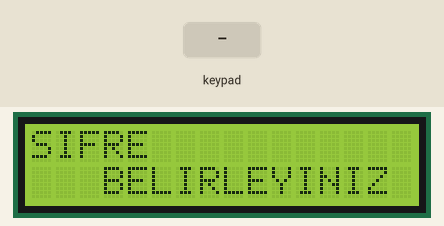
Recording of a sketch running on a simulated Arduino Uno, built with avr-gcc and run on an emulated ATmega328P. On the bench: 16×2 character LCD. The inputs (shaded band) are chosen by the test bench. EEPROM starts erased.

Above: at 3.6 s.
4.7 s: keypad keys 3 2 1 0 # pressed 0.4 s apart
At 7.0 s:
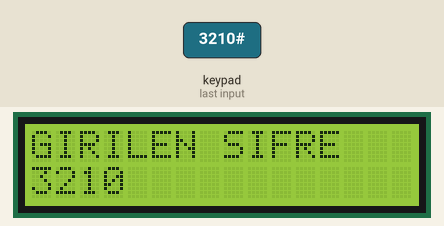
9.7 s: key '*' pressed
At 12.4 s:
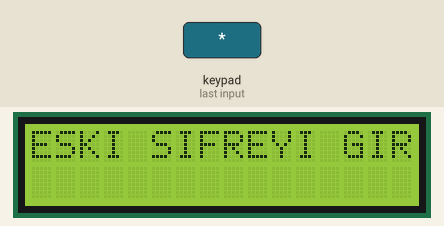
12.7 s: keypad keys 3 2 1 0 pressed 0.4 s apart
At 15.2 s:
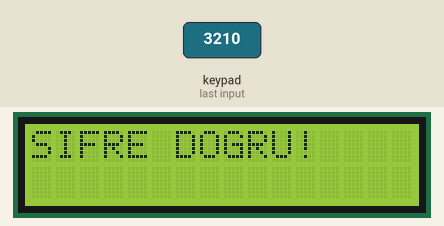
15.8 s: keypad keys 3 2 1 0 * pressed 0.4 s apart
At 17.8 s:
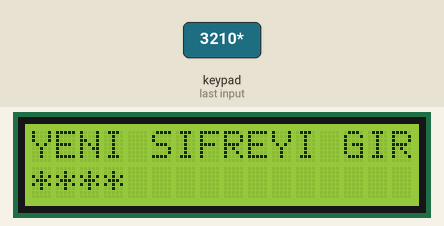
19.6 s: keypad keys 4 5 6 # pressed 0.4 s apart
At 22.0 s:
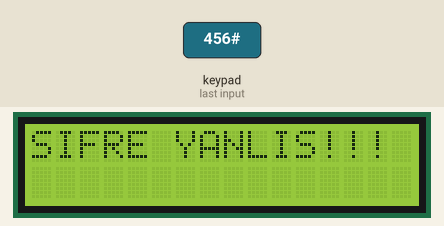
24.2 s: key '#' pressed
At 26.7 s:
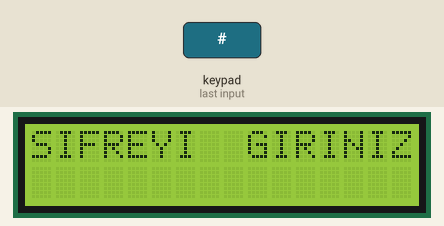

Measured:
- after the input at 4.7 s, the display: first changes after 0.30 s (image 1 shows a later state)
- after the input at 9.7 s, the display: first differs from a run without the input after 0.91 s (image 2 shows a later state)
- after the input at 12.7 s, the display: first changes at once (image 3 shows a later state)
- after the input at 15.8 s, the display: first changes at once (image 4 shows a later state)
- after the input at 19.6 s, the display: first changes after 0.68 s (image 5 shows a later state)
- after the input at 24.2 s, the display: first changes after 0.11 s (image 6 shows a later state)
- what the display in image 0 shows lasts 1.0 s, from 3.5 s to 4.5 s

The sketch:

kilitdenemesi.ino
```cpp
#include <EEPROM.h>//Sifrem ve yeni kaydı icin tutulacak adresler

int bir_address = 50;
int iki_address = 51;
int uc_address = 52;
int dort_address = 53;


#include<Keypad.h>  //Keypad kütüphanesi
#include <LiquidCrystal.h>

LiquidCrystal lcd(13, 12, 11, 10, 9, 8,7);


int bir_;
int iki_;
int uc_;
int dort_;

int bir_sifre ;
int iki_sifre ;
int uc_sifre ;
int dort_sifre ;

const byte satir = 4;  //Satir
const byte sutun = 3;  //Sutun
char tus;
String gelen_tus;


int i = 0;

bool dogru = false;
//Keypad icin yazılan kod
char tus_takimi[4][3] = {
  {'1', '2', '3'},
  {'4', '5', '6'},
  {'7', '8', '9'},
  {'*', '0', '#'}
};

byte satir_pins[4] = {3, 2, 1, 0};
byte sutun_pins[3] = {4, 5, 6};

Keypad tuss_takimi = Keypad(makeKeymap(tus_takimi), satir_pins, sutun_pins, 4, 3);

byte customChar9[8] = {  //Animasyomlu yukleme efekti için hazirlanan custom chars
  0b11111,
  0b11111,
  0b11111,
  0b11111,
  0b11111,
  0b11111,
  0b11111,
  0b11111
};
byte customChar8[8] = {
  0b11110,
  0b11110,
  0b11110,
  0b11110,
  0b11110,
  0b11110,
  0b11110,
  0b11110
};
byte customChar7[8] = {
  0b11100,
  0b11100,
  0b11100,
  0b11100,
  0b11100,
  0b11100,
  0b11100,
  0b11100
};
byte customChar6[8] = {
  0b11000,
  0b11000,
  0b11000,
  0b11000,
  0b11000,
  0b11000,
  0b11000,
  0b11000
};
byte customChar5[8] = {
  0b10000,
  0b10000,
  0b10000,
  0b10000,
  0b10000,
  0b10000,
  0b10000,
  0b10000
};
byte customChar4[8] = {
  0b00001,
  0b00011,
  0b00011,
  0b00111,
  0b00111,
  0b01111,
  0b01111,
  0b11111
};
byte customChar3[8] = {
  0b00000,
  0b00010,
  0b00010,
  0b00110,
  0b00110,
  0b01110,
  0b01110,
  0b11110
};
byte customChar2[8] = {
  0b00000,
  0b00000,
  0b00000,
  0b00100,
  0b00100,
  0b01100,
  0b01100,
  0b11100
};
byte customChar1[8] = {
  0b00000,
  0b00000,
  0b00000,
  0b00000,
  0b00000,
  0b01000,
  0b01000,
  0b11000
};

byte customChar0[8] = {
  0b00000,
  0b00000,
  0b00000,
  0b00000,
  0b00000,
  0b00000,
  0b00000,
  0b10000
};
//============================================================================================================================================================================================================
void setup() {

  //Animasyonlu yukleme ekrani aktiflestirmek icin kod
  lcd.createChar(0, customChar0);
  lcd.createChar(1, customChar1);
  lcd.createChar(2, customChar2);
  lcd.createChar(3, customChar3);
  lcd.createChar(4, customChar4);
  lcd.createChar(5, customChar5);
  lcd.createChar(6, customChar6);
  lcd.createChar(7, customChar7);
  lcd.createChar(8, customChar8);
  lcd.createChar(9, customChar9);
  lcd.begin(16, 2);
  lcd.clear();

//Sifremi en basta kaydetmis oldugum adreslerde tutması icin eerprom kodu

  bir_sifre = EEPROM.read(bir_address);                // Adresten degeri oku
  iki_sifre = EEPROM.read(iki_address);                // Adresten degeri oku
  uc_sifre = EEPROM.read(uc_address);                  // Adresten degeri oku
  dort_sifre = EEPROM.read(dort_address);              // Adresten degeri oku

  lcd.setCursor(0, 0);
  lcd.print("SISTEM  ACILIYOR");
  for (int i = 0; i <= 16; i++)  // Animasyonlu giriş ekranının yükleniyor efekti icin döngü
  {
    for (int k = 5; k <= 8; k++)
    {
      lcd.setCursor(i, 1); lcd.write((uint8_t)k);
      delay(50);

    }
  }
}
//============================================================================================================================================================================================================
void loop() {

  lcd.setCursor(0, 0);
  lcd.print("  HOSGELDINIZ   ");
  lcd.setCursor(0, 1);
  lcd.print("  SIFRELI KAPI  ");

  tus = tuss_takimi.getKey();//getKey metodu ile tus takimindan basilan tusu alıyorum
  gelen_tus = tus;
  int gelen = gelen_tus.toInt();

  if (bir_sifre == 255)
  {
    lcd.clear();
    lcd.setCursor(0, 0);
    lcd.print("SIFRE           ");
    lcd.setCursor(0, 1);
    lcd.print("   BELIRLEYINIZ ");
    delay(1000);
    sifre_belirle();
   }

  if (gelen_tus.length() > 0) {

    delay(100);

    if (gelen_tus == "#")
    {
      lcd.setCursor(0, 0);
      lcd.print("LUTFEN SIFRENIZI");
      lcd.setCursor(0, 1);
      lcd.print("     GIRINIZ    ");
      gelen_tus == "";
      delay(1000);

      lcd.clear();
      sifre_gir();

    }
    //Tusların atanması
    else if (gelen_tus == "*")
    {


      lcd.setCursor(0, 0);
      lcd.print("SIFRE           ");
      lcd.setCursor(0, 1);
      lcd.print("  DEGISTIRILECEK");
      gelen_tus == "";
      delay(1000);

      lcd.clear();
      sifre_sorgula();
    }
    else
    {
      lcd.setCursor(0, 0);
      lcd.print("SIFRE GIR      #");
      lcd.setCursor(0, 1);
      lcd.print("SIFRE DEGISTIR *");
      gelen_tus == "";
      delay(1000);
    }
  }
}
//============================================================================================================================================================================================================
void sifre_sorgula()
{
  lcd.setCursor(0, 0);
  lcd.print("ESKI SIFREYI GIR");
  while (i < 4) {
    tus = tuss_takimi.getKey();  //getKey metodu ile tus takimindan basilan tusu alıyorum

    if (tus)
    {
      lcd.setCursor(i, 1);
      lcd.print("*");
      i++;
      delay(100);

      gelen_tus = tus;
      if (i == 1)
        bir_ = gelen_tus.toInt();

      if (i == 2)
        iki_ = gelen_tus.toInt();

      if (i == 3)
        uc_ = gelen_tus.toInt();

      if (i == 4)
        dort_ = gelen_tus.toInt();
    }
    if (i == 4)
    {
      delay(200);
      if (bir_ == bir_sifre)
      {
        if (iki_ == iki_sifre)
        {
          if (uc_ == uc_sifre)
          {
            if (dort_ == dort_sifre)
            {

              lcd.clear();
              lcd.setCursor(0, 0);
              lcd.print("SIFRE DOGRU!"); //Sifre dogru ise
              delay(1300);


              sifre_degistir();
              i = 5;
            }
          }
        }
      }

      else
      {
        lcd.clear();
        lcd.setCursor(0, 0);
        lcd.print("SIFRE YANLIS!!!");  //Sifre yanlis ise
        delay(2000);

      }
    }
  }
  i = 0;
}
//============================================================================================================================================================================================================
  void sifre_degistir()
{
  lcd.clear();
  lcd.setCursor(0, 0);
  lcd.print("YENI SIFREYI GIR");
  i = 0;

  while (i < 4)
  {
    tus = tuss_takimi.getKey();

    if (tus)
    {
      gelen_tus = tus;

      if (i == 0)
        bir_sifre = gelen_tus.toInt();

      if (i == 1)
        iki_sifre = gelen_tus.toInt();

      if (i == 2)
        uc_sifre = gelen_tus.toInt();

      if (i == 3)
        dort_sifre = gelen_tus.toInt();


      EEPROM.write(bir_address, (bir_sifre));
      EEPROM.write(iki_address, (iki_sifre));
      EEPROM.write(uc_address, (uc_sifre));
      EEPROM.write(dort_address, (dort_sifre));
      lcd.setCursor(i, 1);
      lcd.print("*");   // Yazmis oldugum sifreyi gizlemek icin '*' kullan
      i++;
      delay(100);


    }

    if (i == 4) //Eğer sifrem 4 karakter uznuluğunda ise
    {
      delay(1000);
      lcd.clear();
      lcd.setCursor(0, 0);
      lcd.print("SIFRE           ");
      lcd.setCursor(0, 1);
      lcd.print("    DEGISTIRILDI");
      delay(1000);

      gelen_tus == "";
    }
  }
  i = 0;
}
//============================================================================================================================================================================================================
  void sifre_gir()
{

  lcd.clear();
  lcd.setCursor(0, 0);
  lcd.print("SIFREYI  GIRINIZ");


  while (i < 4)
  {
    tus = tuss_takimi.getKey();

    if (tus)
    {
      lcd.setCursor(i, 1);
      lcd.print("*");// Yazmis oldugum sifreyi gizlemek icin '*' kullanilir
      delay(300);
      i++;
      gelen_tus = tus;


      if (i == 1)
        bir_ = gelen_tus.toInt();

      if (i == 2)
        iki_ = gelen_tus.toInt();

      if (i == 3)
        uc_ = gelen_tus.toInt();

      if (i == 4)
        dort_ = gelen_tus.toInt();


    }

    if (i == 4)
    {
      delay(200);
      dogru = false;
      if (bir_ == bir_sifre)
      {
        if (iki_ == iki_sifre)
        {
          if (uc_ == uc_sifre)
          {
            if (dort_ == dort_sifre)
            {
              dogru = true;
              lcd.clear();
              lcd.setCursor(0, 0);
              lcd.print("SIFRE DOGRU!"); //Sifre dogru ise
              delay(3300);
            }
          }
        }
      }


      if (dogru == false)
      {

        lcd.clear();
        lcd.setCursor(0, 0);
        lcd.print("SIFRE YANLIS!!!");  //Sifre yanlis ise

        delay(2000);

      }
    }
  }
  i = 0;
}
//============================================================================================================================================================================================================
  void sifre_belirle()
{ lcd.clear();
  lcd.setCursor(0, 0);
  lcd.print("GIRILEN SIFRE   ");
  while (i < 4)
  {
    int sifre;

    tus = tuss_takimi.getKey();

    if (tus)
    {
      delay(300);

      gelen_tus = tus;

      if (i == 0)
      { bir_sifre = gelen_tus.toInt();
        sifre = bir_sifre;
      }
      if (i == 1)
      { iki_sifre = gelen_tus.toInt();
        sifre = iki_sifre;
      }
      if (i == 2)
      { uc_sifre = gelen_tus.toInt();
        sifre = uc_sifre;
      }
      if (i == 3)
      { dort_sifre = gelen_tus.toInt();
        sifre = dort_sifre;
      }

      lcd.setCursor(i, 1);
      lcd.print(sifre);
      i++;
    }
  }
  delay(1000);

  lcd.setCursor(0, 0);
  lcd.print("SIFRE           ");
  lcd.setCursor(0, 1);
  lcd.print("   KAYIT EDILDI ");


  EEPROM.write(bir_address, (bir_sifre));
  EEPROM.write(iki_address, (iki_sifre));
  EEPROM.write(uc_address, (uc_sifre));
  EEPROM.write(dort_address, (dort_sifre));

  delay(1000);
  lcd.clear();
}
//============================================================================================================================================================================================================
void sifre_uzuznluk(){
  int sifre;
  if(sifre<4){
    lcd.setCursor(0,0);
    lcd.print("SIFRE COK KISA");
    }
    else if (sifre>8){
      lcd.setCursor(0,0);
      lcd.print("SIFRE COK UZUN ");
     }
     else{
      lcd.print( "sifre normal");
      }

  }
```
